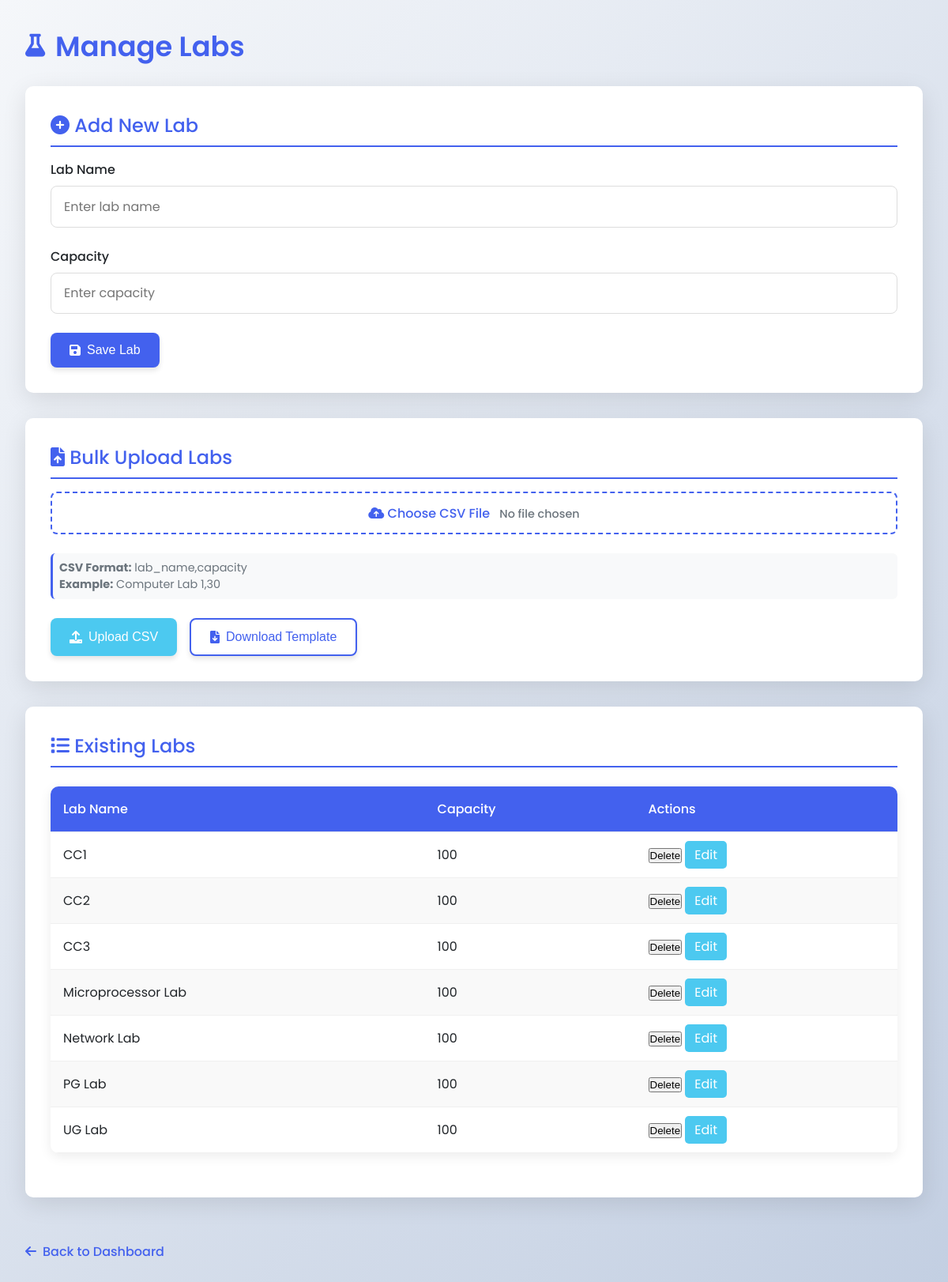
Before: /labs with the older database file.
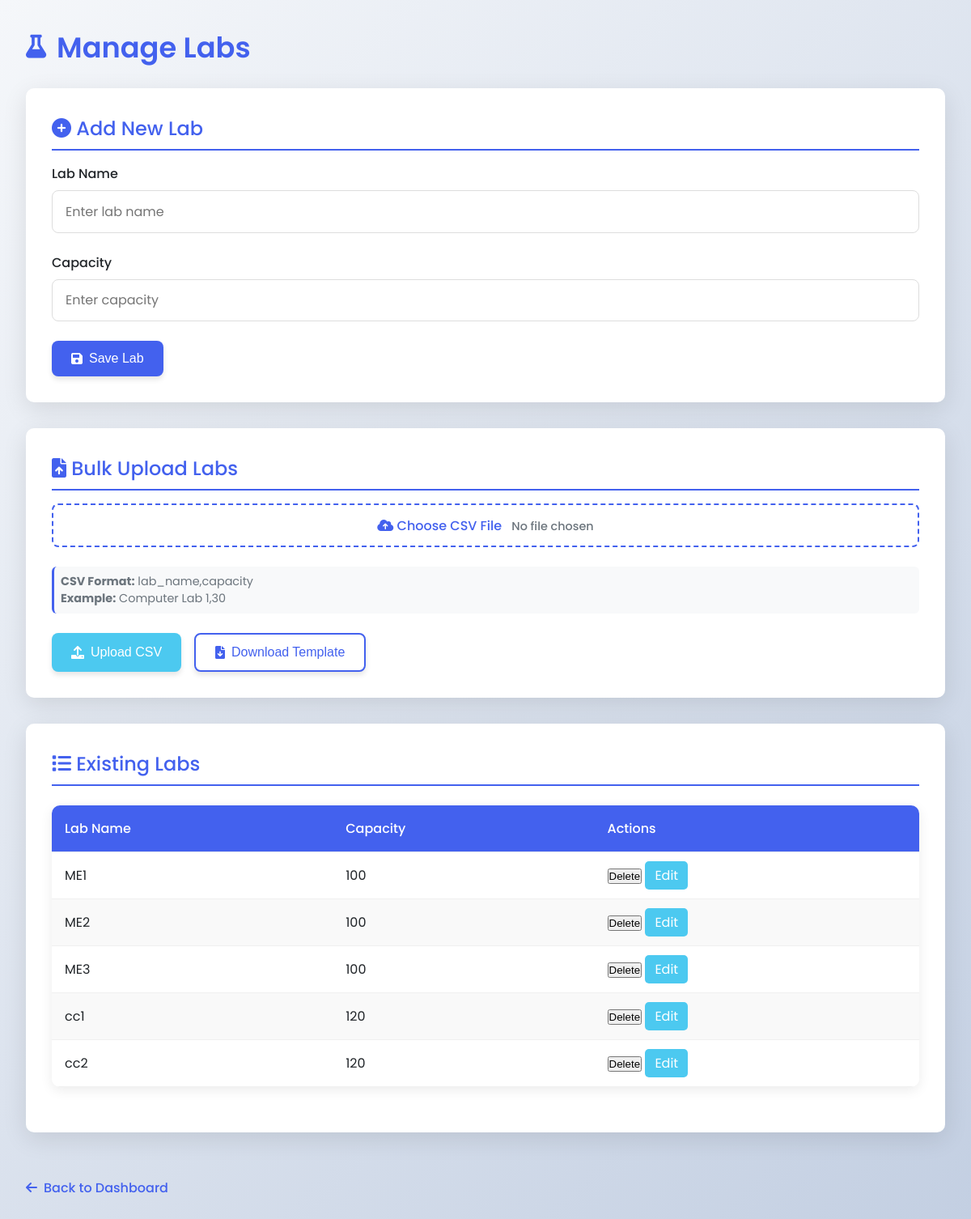
After: the same page with the newer database file.
### app.py (models this page shows)
class Lab(db.Model):
    id = db.Column(db.Integer, primary_key=True)
    name = db.Column(db.String(50), unique=True, nullable=False)
    capacity = db.Column(db.Integer, nullable=False)

### app.py (the view, shortened to what this page needs)
@app.route('/labs', methods=['GET', 'POST'])
def manage_labs():
    labs = Lab.query.order_by(Lab.name).all()
    return render_template('labs.html', labs=labs)

### templates/labs.html (shortened to what this page needs)
<!DOCTYPE html>
<html lang="en">
<head>
    <link rel="stylesheet" href="https://cdnjs.cloudflare.com/ajax/libs/font-awesome/6.0.0-beta3/css/all.min.css">
</head>
<body>
    <div class="container">
        <h1><i class="fas fa-flask"></i> Manage Labs</h1>
        <div class="card">
            <h2><i class="fas fa-plus-circle"></i> Add New Lab</h2>
            <form method="POST" action="{{ url_for('manage_labs') }}">
                <div class="form-group">
                    <label for="lab_name">Lab Name</label>
                    <input type="text" id="lab_name" name="lab_name" placeholder="Enter lab name" required>
                </div>
                <div class="form-group">
                    <label for="lab_capacity">Capacity</label>
                    <input type="number" id="lab_capacity" name="lab_capacity" placeholder="Enter capacity" min="1" required>
                </div>
                <div class="btn-group">
                    <button type="submit" class="btn btn-primary">
                        <i class="fas fa-save"></i> Save Lab
                    </button>
                </div>
            </form>
        </div>
        <div class="card">
            <h2><i class="fas fa-file-upload"></i> Bulk Upload Labs</h2>
            <form method="POST" action="{{ url_for('manage_labs') }}" enctype="multipart/form-data">
                <div class="form-group">
                    <label for="file-upload" class="file-label">
                        <i class="fas fa-cloud-upload-alt"></i> Choose CSV File
                        <span id="file-chosen" class="file-name">No file chosen</span>
                    </label>
                    <div class="instructions">
                        <p><strong>CSV Format:</strong> lab_name,capacity</p>
                        <p><strong>Example:</strong> Computer Lab 1,30</p>
                    </div>
                </div>
                <div class="btn-group">
                    <button type="submit" name="upload" class="btn btn-success">
                        <i class="fas fa-upload"></i> Upload CSV
                    </button>
                    <button type="button" onclick="downloadTemplate()" class="btn btn-secondary">
                        <i class="fas fa-file-download"></i> Download Template
                    </button>
                </div>
            </form>
        </div>
        <div class="card">
            <h2><i class="fas fa-list"></i> Existing Labs</h2>
            {% if labs %}
            <table>
                <thead>
                    <tr>
                        <th>Lab Name</th>
                        <th>Capacity</th>
                        <th>Actions</th>
                    </tr>
                </thead>
                <tbody>
                    {% for lab in labs %}
                    <tr>
                        <td>{{ lab.name }}</td>
                        <td>{{ lab.capacity }}</td>
                        <td>
                            <form action="{{ url_for('delete_lab', id=lab.id) }}" method="post" style="display:inline;">
                                <button type="submit" onclick="return confirm('Are you sure you want to delete {{ lab.name }}?');">
                                Delete
                                </button>
                            </form>
                            <a href="{{ url_for('edit_lab', id=lab.id) }}"
                            style="color: white; background-color: var(--success); padding: 6px 12px; border-radius: 5px; text-decoration: none;">
                                Edit
                            </a>
                        </td>
                    </tr>
                    {% endfor %}
                </tbody>
            </table>
            {% else %}
            <div style="text-align: center; padding: 2rem; color: var(--gray);">
                <i class="fas fa-flask" style="font-size: 2rem; margin-bottom: 1rem;"></i>
                <p>No labs have been added yet. Add your first lab above.</p>
            </div>
            {% endif %}
        </div>
        <a href="{{ url_for('index') }}" class="back-link">
            <i class="fas fa-arrow-left"></i> Back to Dashboard
        </a>
    </div>
</body>
</html>

### templates/labs.html (style rules this page uses)
:root { --primary: #4361ee; --primary-dark: #3a56d4; --secondary: #3f37c9; --light: #f8f9fa; --dark: #212529; --success: #4cc9f0; --danger: #f72585; --warning: #f8961e; --gray: #6c757d; }
* { margin: 0; padding: 0; box-sizing: border-box; }
body { font-family: 'Poppins', sans-serif; background: linear-gradient(135deg, #f5f7fa 0%, #c3cfe2 100%); min-height: 100vh; color: var(--dark); padding: 2rem; }
.container { max-width: 1200px; margin: 0 auto; }
h1 { font-size: 2.2rem; font-weight: 600; color: var(--primary); margin-bottom: 1.5rem; display: flex; align-items: center; gap: 0.8rem; }
h1 i { font-size: 1.8rem; }
h2 { font-size: 1.5rem; font-weight: 500; color: var(--primary); margin-bottom: 1rem; padding-bottom: 0.5rem; border-bottom: 2px solid var(--primary); }
.card { background-color: white; border-radius: 10px; padding: 2rem; box-shadow: 0 8px 30px rgba(0, 0, 0, 0.1); margin-bottom: 2rem; }
.form-group { margin-bottom: 1.5rem; }
label { display: block; margin-bottom: 0.5rem; font-weight: 500; color: var(--dark); }
input, select { width: 100%; padding: 0.8rem 1rem; border: 1px solid #ddd; border-radius: 8px; font-family: 'Poppins', sans-serif; font-size: 1rem; transition: all 0.3s ease; }
.btn { display: inline-flex; align-items: center; justify-content: center; padding: 0.8rem 1.5rem; border-radius: 8px; font-weight: 500; text-decoration: none; transition: all 0.3s ease; box-shadow: 0 4px 6px rgba(0, 0, 0, 0.1); border: none; cursor: pointer; font-size: 1rem; gap: 0.5rem; }
.btn-primary { background-color: var(--primary); color: white; }
.btn-secondary { background-color: white; color: var(--primary); border: 2px solid var(--primary); }
.btn-success { background-color: var(--success); color: white; }
.btn-group { display: flex; gap: 1rem; margin-top: 1rem; }
table { width: 100%; border-collapse: collapse; margin: 1.5rem 0; background-color: white; border-radius: 10px; overflow: hidden; box-shadow: 0 4px 15px rgba(0, 0, 0, 0.08); }
th, td { padding: 1rem; text-align: left; border-bottom: 1px solid #f0f0f0; }
th { background-color: var(--primary); color: white; font-weight: 500; }
tr:nth-child(even) { background-color: #f9f9f9; }
.instructions { font-size: 0.9rem; color: var(--gray); margin: 0.5rem 0; padding: 0.5rem; background-color: #f8f9fa; border-radius: 6px; border-left: 3px solid var(--primary); }
.file-label { display: inline-block; padding: 0.8rem 1.5rem; background-color: white; color: var(--primary); border: 2px dashed var(--primary); border-radius: 8px; cursor: pointer; transition: all 0.3s ease; text-align: center; margin-bottom: 1rem; width: 100%; }
.file-name { margin-left: 0.5rem; font-size: 0.9rem; color: var(--gray); }
.back-link { display: inline-flex; align-items: center; gap: 0.5rem; margin-top: 1.5rem; color: var(--primary); text-decoration: none; font-weight: 500; }

Changed rows visible on the page:
removed Lab: name "Network Lab", capacity "100"
removed Lab: name "PG Lab", capacity "100"
changed Lab (number 1 of 5 on the later page): name "CC3" → "ME1"
changed Lab (number 2 of 5 on the later page): name "Microprocessor Lab" → "ME2"
changed Lab (number 3 of 5 on the later page): name "UG Lab" → "ME3"
changed Lab (number 4 of 5 on the later page): name "CC1" → "cc1"; capacity "100" → "120"; moves down the list
changed Lab (number 5 of 5 on the later page): name "CC2" → "cc2"; capacity "100" → "120"; moves down the list
